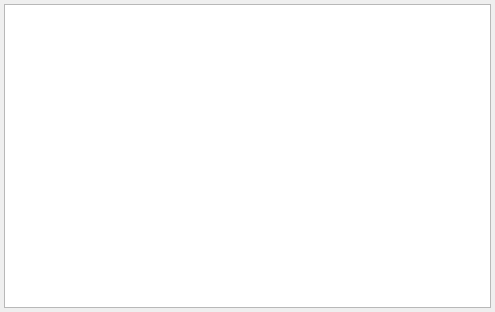
<?xml version="1.0" encoding="UTF-8"?>
<ui version="4.0">
 <class>Form</class>
 <widget class="QWidget" name="Form">
  <property name="geometry">
   <rect>
    <x>0</x>
    <y>0</y>
    <width>495</width>
    <height>312</height>
   </rect>
  </property>
  <property name="windowTitle">
   <string>Form</string>
  </property>
  <layout class="QGridLayout" name="gridLayout">
   <property name="leftMargin">
    <number>0</number>
   </property>
   <property name="topMargin">
    <number>0</number>
   </property>
   <property name="rightMargin">
    <number>0</number>
   </property>
   <property name="bottomMargin">
    <number>0</number>
   </property>
   <property name="spacing">
    <number>0</number>
   </property>
   <item row="0" column="0">
    <widget class="QWidget" name="widget" native="true">
     <layout class="QGridLayout" name="gridLayout_2">
      <property name="leftMargin">
       <number>4</number>
      </property>
      <property name="topMargin">
       <number>4</number>
      </property>
      <property name="rightMargin">
       <number>4</number>
      </property>
      <property name="bottomMargin">
       <number>4</number>
      </property>
      <property name="spacing">
       <number>4</number>
      </property>
      <item row="0" column="0">
       <widget class="QListWidget" name="listWidget"/>
      </item>
     </layout>
    </widget>
   </item>
  </layout>
 </widget>
 <resources/>
 <connections/>
 <slots>
  <slot>myFunc()</slot>
 </slots>
</ui>
